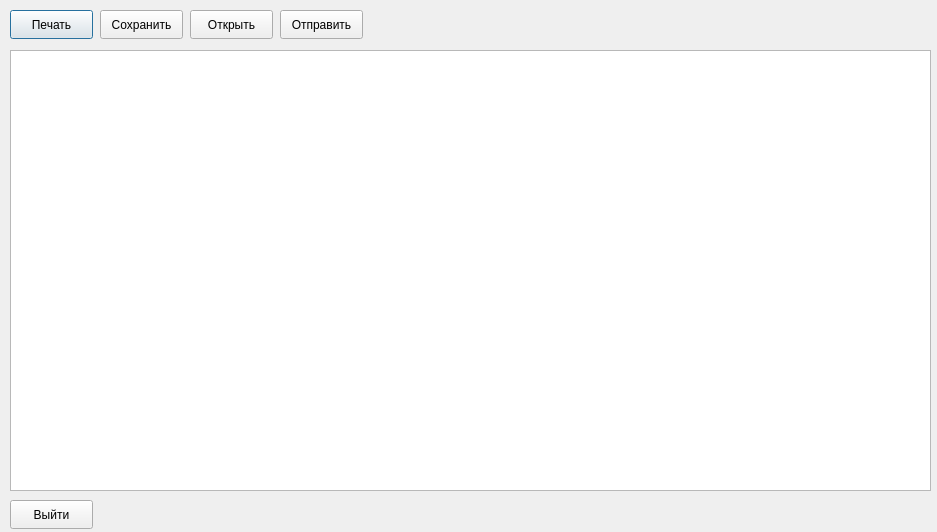
<?xml version="1.0" encoding="UTF-8"?>
<ui version="4.0">
 <class>DialogDocPrint</class>
 <widget class="QDialog" name="DialogDocPrint">
  <property name="geometry">
   <rect>
    <x>0</x>
    <y>0</y>
    <width>937</width>
    <height>532</height>
   </rect>
  </property>
  <property name="windowTitle">
   <string>Печать</string>
  </property>
  <widget class="QTextEdit" name="textEdit">
   <property name="geometry">
    <rect>
     <x>10</x>
     <y>50</y>
     <width>921</width>
     <height>441</height>
    </rect>
   </property>
  </widget>
  <widget class="QPushButton" name="pushButton">
   <property name="geometry">
    <rect>
     <x>10</x>
     <y>10</y>
     <width>83</width>
     <height>29</height>
    </rect>
   </property>
   <property name="text">
    <string>Печать</string>
   </property>
  </widget>
  <widget class="QPushButton" name="pushButton_2">
   <property name="geometry">
    <rect>
     <x>10</x>
     <y>500</y>
     <width>83</width>
     <height>29</height>
    </rect>
   </property>
   <property name="text">
    <string>Выйти</string>
   </property>
  </widget>
  <widget class="QPushButton" name="pushButton_3">
   <property name="geometry">
    <rect>
     <x>100</x>
     <y>10</y>
     <width>83</width>
     <height>29</height>
    </rect>
   </property>
   <property name="text">
    <string>Сохранить</string>
   </property>
  </widget>
  <widget class="QPushButton" name="pushButton_4">
   <property name="geometry">
    <rect>
     <x>190</x>
     <y>10</y>
     <width>83</width>
     <height>29</height>
    </rect>
   </property>
   <property name="text">
    <string>Открыть</string>
   </property>
  </widget>
  <widget class="QPushButton" name="pushButton_5">
   <property name="geometry">
    <rect>
     <x>280</x>
     <y>10</y>
     <width>83</width>
     <height>29</height>
    </rect>
   </property>
   <property name="text">
    <string>Отправить</string>
   </property>
  </widget>
 </widget>
 <resources/>
 <connections/>
</ui>
